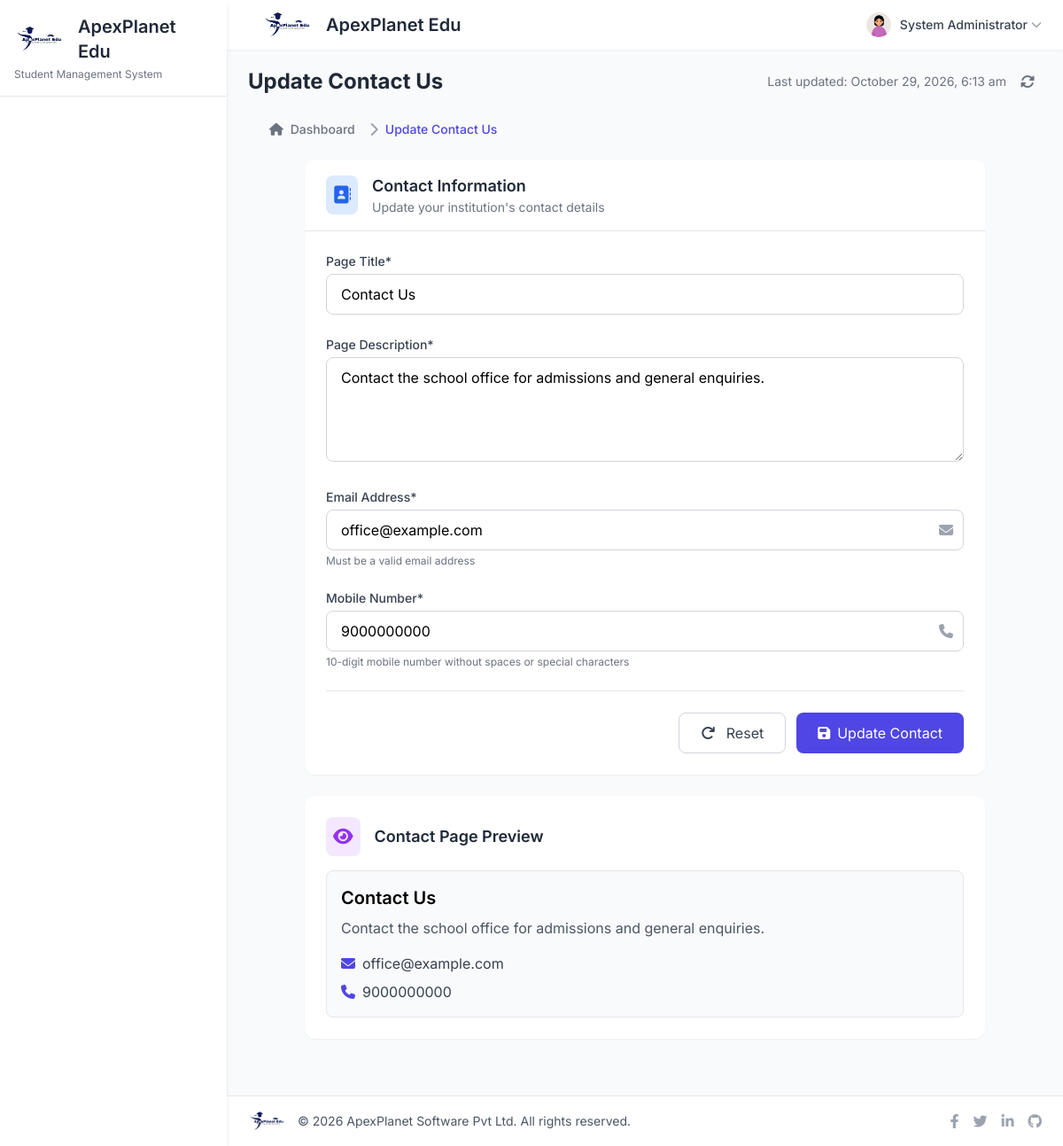
Page /contact-us.php (signed in) on the committed database.
### tables this page shows
CREATE TABLE `tblpage` (
  `ID` int(10) NOT NULL AUTO_INCREMENT,
  `PageType` varchar(100) NOT NULL,
  `PageTitle` varchar(200) DEFAULT NULL,
  `PageDescription` mediumtext DEFAULT NULL,
  `Email` varchar(200) DEFAULT NULL,
  `MobileNumber` varchar(20) DEFAULT NULL,
  `UpdationDate` timestamp NULL DEFAULT CURRENT_TIMESTAMP ON UPDATE CURRENT_TIMESTAMP,
  PRIMARY KEY (`ID`),
  UNIQUE KEY `uq_tblpage_pagetype` (`PageType`)
);

### contact-us.php (the view, shortened to what this page needs)
<?php
include('includes/dbconnection.php');
if (strlen($_SESSION['sturecmsaid']) == 0) {
  header('location:logout.php');
} else {
  $pageTitle = 'Update Contact Us';
  include_once('includes/header.php');
?>
<div class="px-6 py-4">
  <div class="flex flex-col md:flex-row justify-between items-start md:items-center mb-6" data-aos="fade-down">
    <div>
      <nav class="flex mt-2" aria-label="Breadcrumb">
        <ol class="inline-flex items-center space-x-1 md:space-x-2">
          <li class="inline-flex items-center">
            <a href="dashboard.php" class="inline-flex items-center text-sm font-medium text-gray-500 hover:text-primary">
              <i class="fas fa-home mr-2"></i>
              Dashboard
            </a>
          </li>
          <li aria-current="page">
            <div class="flex items-center">
              <i class="fas fa-chevron-right text-gray-400 mx-2"></i>
              <span class="text-sm font-medium text-primary">Update Contact Us</span>
            </div>
          </li>
        </ol>
      </nav>
    </div>
  </div>
  <div class="bg-white rounded-xl shadow-sm overflow-hidden max-w-3xl mx-auto" data-aos="fade-up">
    <div class="px-6 py-4 border-b">
      <div class="flex items-center">
        <div class="p-2 bg-blue-100 text-blue-600 rounded-lg mr-4">
          <i class="fas fa-address-book text-xl"></i>
        </div>
        <div>
          <h3 class="text-lg font-semibold text-gray-800">Contact Information</h3>
          <p class="text-sm text-gray-500">Update your institution's contact details</p>
        </div>
      </div>
    </div>
    <?php
    $sql = "SELECT * FROM tblpage WHERE PageType='contactus'";
    $query = $dbh->prepare($sql);
    $query->execute();
    $results = $query->fetchAll(PDO::FETCH_OBJ);
    if($query->rowCount() > 0) {
      foreach($results as $row) {
    ?>
    <form class="p-6" method="post" onsubmit="return validateContactForm()">
      <div class="mb-6">
        <label for="pagetitle" class="block text-sm font-medium text-gray-700 mb-1">Page Title*</label>
        <input
          type="text"
          id="pagetitle"
          name="pagetitle"
          value="<?php echo htmlspecialchars($row->PageTitle); ?>"
          class="w-full px-4 py-2.5 rounded-lg border border-gray-300 focus:ring-2 focus:ring-primary focus:border-primary transition-all"
          required
          maxlength="100"
        >
      </div>
      <div class="mb-6">
        <label for="pagedes" class="block text-sm font-medium text-gray-700 mb-1">Page Description*</label>
        <textarea
          id="pagedes"
          name="pagedes"
          rows="4"
          class="w-full px-4 py-2.5 rounded-lg border border-gray-300 focus:ring-2 focus:ring-primary focus:border-primary transition-all"
          required
        ><?php echo htmlspecialchars($row->PageDescription); ?></textarea>
      </div>
      <div class="mb-6">
        <label for="email" class="block text-sm font-medium text-gray-700 mb-1">Email Address*</label>
        <div class="relative">
          <input
            type="email"
            id="email"
            name="email"
            value="<?php echo htmlspecialchars($row->Email); ?>"
            class="w-full px-4 py-2.5 rounded-lg border border-gray-300 focus:ring-2 focus:ring-primary focus:border-primary transition-all"
            required
            pattern="[a-z0-9._%+-]+@[a-z0-9.-]+\.[a-z]{2,}$"
          >
          <div class="absolute inset-y-0 right-0 flex items-center pr-3 pointer-events-none">
          </div>
        </div>
        <p class="mt-1 text-xs text-gray-500">Must be a valid email address</p>
      </div>
      <div class="mb-6">
        <label for="mobnum" class="block text-sm font-medium text-gray-700 mb-1">Mobile Number*</label>
        <div class="relative">
          <input
            type="tel"
            id="mobnum"
            name="mobnum"
            value="<?php echo htmlspecialchars($row->MobileNumber); ?>"
            class="w-full px-4 py-2.5 rounded-lg border border-gray-300 focus:ring-2 focus:ring-primary focus:border-primary transition-all"
            required
            pattern="[0-9]{10}"
            maxlength="10"
            minlength="10"
          >
          <div class="absolute inset-y-0 right-0 flex items-center pr-3 pointer-events-none">
          </div>
        </div>
        <p class="mt-1 text-xs text-gray-500">10-digit mobile number without spaces or special characters</p>
      </div>
      <div class="flex justify-end space-x-3 pt-6 mt-4 border-t">
        <button
          type="reset"
          class="px-6 py-2.5 border border-gray-300 rounded-lg text-gray-700 hover:bg-gray-50 transition-colors"
        >
          <i class="fas fa-redo mr-2"></i> Reset
        </button>
        <button
          type="submit"
          name="submit"
          class="px-6 py-2.5 bg-primary text-white rounded-lg hover:bg-primary-dark transition-colors flex items-center"
        >
          <i class="fas fa-save mr-2"></i> Update Contact
        </button>
      </div>
    </form>
    <?php }} ?>
  </div>
  <div class="bg-white rounded-xl shadow-sm p-6 max-w-3xl mx-auto mt-6" data-aos="fade-up" data-aos-delay="100">
    <div class="flex items-center mb-4">
      <div class="p-2 bg-purple-100 text-purple-600 rounded-lg mr-4">
        <i class="fas fa-eye text-xl"></i>
      </div>
      <h3 class="text-lg font-semibold text-gray-800">Contact Page Preview</h3>
    </div>
    <div class="border rounded-lg p-4 bg-gray-50">
      <h4 class="text-xl font-semibold mb-2" id="preview-title"><?php echo htmlspecialchars($row->PageTitle ?? 'Contact Us'); ?></h4>
      <p class="text-gray-600 mb-4" id="preview-description"><?php echo nl2br(htmlspecialchars($row->PageDescription ?? 'Get in touch with us')); ?></p>
      <div class="space-y-2">
        <p class="flex items-center text-gray-700">
          <i class="fas fa-envelope mr-2 text-primary"></i>
          <span id="preview-email"><?php echo htmlspecialchars($row->Email ?? 'contact@example.com'); ?></span>
        </p>
        <p class="flex items-center text-gray-700">
          <i class="fas fa-phone mr-2 text-primary"></i>
          <span id="preview-phone"><?php echo htmlspecialchars($row->MobileNumber ?? '+1234567890'); ?></span>
        </p>
      </div>
    </div>
  </div>
</div>
<?php
  include_once('includes/footer.php');
}
?>

### includes/header.php (shortened to what this page needs)
<!DOCTYPE html>
<html lang="en">
  <head>
    <script src="https://cdn.tailwindcss.com"></script>
    <link rel="stylesheet" href="https://cdnjs.cloudflare.com/ajax/libs/font-awesome/6.4.0/css/all.min.css">
    <link href="https://unpkg.com/aos@2.3.1/dist/aos.css" rel="stylesheet">
  </head>
  <body class="bg-gray-50">
    <div id="page" class="hidden">
      <div class="flex h-screen overflow-hidden">
        <aside id="sidebar" class="w-64 bg-white shadow-md fixed h-full z-20 hidden lg:block">
          <div class="p-4 border-b">
            <div class="flex items-center">
              <img src="assets/images/logo-icon.png" alt="ApexPlanet Edu" class="h-8">
              <span class="ml-2 text-xl font-semibold text-gray-800">ApexPlanet Edu</span>
            </div>
            <p class="text-xs text-gray-500 mt-1">Student Management System</p>
          </div>
        </aside>
        <div class="relative flex flex-col flex-1 overflow-y-auto overflow-x-hidden lg:ml-64">
          <nav class="sticky top-0 z-10 bg-white shadow-sm">
            <div class="px-6 py-3 flex items-center justify-between">
              <div class="flex items-center">
                <div class="ml-4 flex items-center">
                  <img src="assets/images/logo-icon.png" alt="ApexPlanet Edu" class="h-8 w-auto">
                  <span class="ml-2 text-xl font-semibold text-gray-800">ApexPlanet Edu</span>
                </div>
              </div>
              <div class="flex items-center space-x-4">
                <div class="relative">
                  <button class="flex items-center focus:outline-none" id="userMenuButton">
                    <?php
                    $aid = $_SESSION['sturecmsaid'];
                    $sql = "SELECT * from tbladmin where ID=:aid";
                    $query = $dbh->prepare($sql);
                    $query->bindParam(':aid', $aid, PDO::PARAM_STR);
                    $query->execute();
                    $results = $query->fetchAll(PDO::FETCH_OBJ);
                    if($query->rowCount() > 0) {
                      foreach($results as $row) {
                    ?>
                    <img class="h-8 w-8 rounded-full object-cover" src="assets/images/faces/face8.jpg" alt="Profile">
                    <span class="ml-2 text-sm font-medium text-gray-700 hidden md:inline"><?php echo htmlentities($row->AdminName); ?></span>
                    <i class="fas fa-chevron-down ml-1 text-gray-400 text-xs"></i>
                    <?php }} ?>
                  </button>
                </div>
              </div>
            </div>
          </nav>
          <main class="flex-1 pb-8">
            <div class="px-6 py-4">
              <div class="flex items-center justify-between">
                <h2 class="text-2xl font-bold text-gray-800"><?php echo $pageTitle; ?></h2>
                <div class="flex items-center space-x-2">
                  <span class="text-sm text-gray-500">Last updated: <?php echo date("F j, Y, g:i a"); ?></span>
                  <button class="p-2 text-gray-500 hover:text-primary focus:outline-none">
                    <i class="fas fa-sync-alt"></i>
                  </button>
                </div>
              </div>

### includes/header.php (style rules this page uses)
body { font-family: 'Inter', sans-serif; background-color: #f3f4f6; overflow-x: hidden; }
.transition-all { transition: all 0.3s ease; }

### rows in the picture
tblpage: pagetitle "Contact Us", pagedes "Contact the school office for admissions and general enquiries.", email "office@example.com", mobnum "9000000000", PageTitle "Contact Us", PageDescription "Contact the school office for admissions and general enquiries.", Email "office@example.com", MobileNumber "9000000000"

### other values in the picture
$row->AdminName "System Administrator"
$pageTitle "Update Contact Us"
